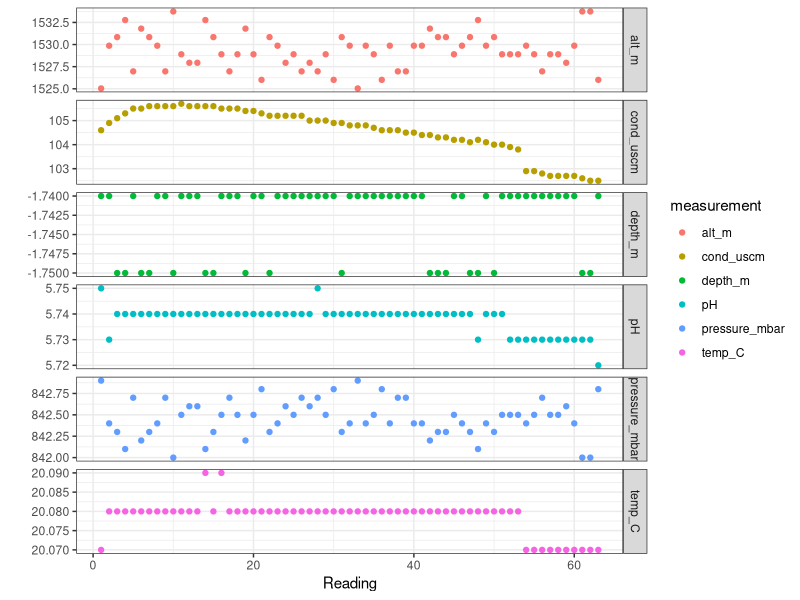

The R source for this figure:
## ---- chunk 1
library(tidyverse)

df <- read_csv("data/27JAN24_TEST_w_pH_2.TXT") |> 
  filter(cond_uscm != "cond_uscm") |> 
  mutate_all(as.numeric)
## ---- chunk 2
df |> 
  mutate(n = row_number()) |> 
  pivot_longer(cols = -n, values_to = "value", names_to = "measurement") |> 
  ggplot() +
  aes(
    x = n,
    y = value,
    color = measurement
  ) +
  geom_point() +
  facet_grid(vars(measurement), scales = "free_y") +
  labs(
    x = "Reading",
    y = ""
  ) +
  theme_bw()
